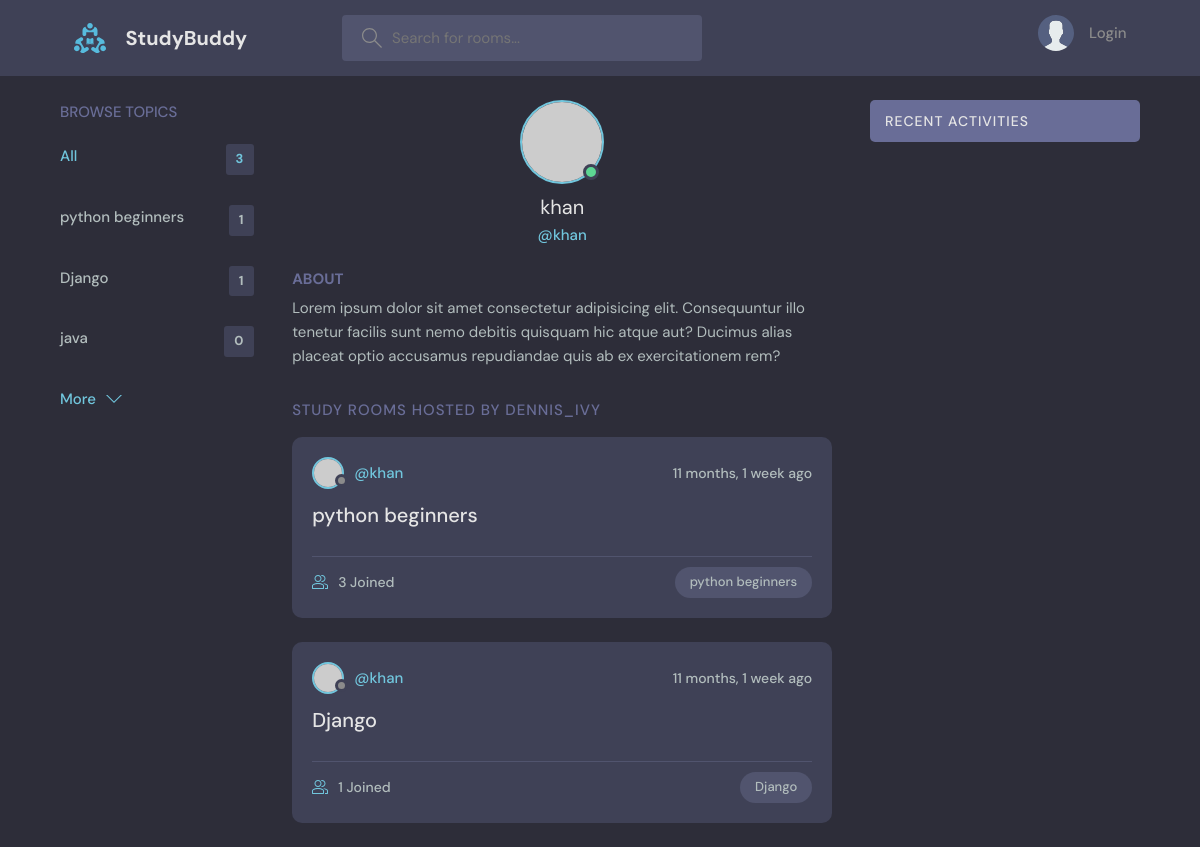
Page /profile/1/ on the committed database.
### base/models.py (models this page shows, shortened)
class Topic(models.Model):
    name=models.CharField(max_length=200)

class Room(models.Model):
    host=models.ForeignKey(User,on_delete=models.SET_NULL,null=True)
    topic=models.ForeignKey(Topic, on_delete=models.SET_NULL,null=True)
    name = models.CharField( max_length=200)
    description=models.TextField(null=True,blank=True)
    participants=models.ManyToManyField(User,related_name='participants',blank=True)
    updated=models.DateTimeField(auto_now=True)
    created=models.DateTimeField(auto_now_add=True)
    class Meta:
        ordering = ['-updated','-created']

### base/views.py (the view)
# urls.py: path("profile/<str:pk>/",views.userProfile,name="profile"),
def userProfile(request,pk):
    user=User.objects.get(id=pk)
    rooms=user.room_set.all() # type: ignore
    roomMessages =user.message_set.all().order_by('-created') # type: ignore
    topics= Topic.objects.all()
    context={'user':user,'rooms':rooms,'roomMessages':roomMessages,'topics':topics}
    return render(request,'base/profile.html',context)

### base/templates/base/profile.html (shortened to what this page needs)
 {% extends 'main.html' %}
 {% block content %}
 <main class="profile-page layout layout--3">
    <div class="container">
      {% include 'base/topics_component.html' %}
      <div class="roomList">
        <div class="profile">
          <div class="profile__avatar">
            <div class="avatar avatar--large active">
              <img src="https://randomuser.me/api/portraits/men/11.jpg" />
            </div>
          </div>
          <div class="profile__info">
            <h3>{{user.username}}</h3>
            <p>@{{user.username}}</p>
          </div>
          <div class="profile__about">
            <h3>About</h3>
            <p>
              Lorem ipsum dolor sit amet consectetur adipisicing elit. Consequuntur illo tenetur
              facilis sunt nemo debitis quisquam hic atque aut? Ducimus alias placeat optio
              accusamus repudiandae quis ab ex exercitationem rem?
            </p>
          </div>
        </div>
        <div class="roomList__header">
          <div>
            <h2>Study Rooms Hosted by dennis_ivy</a>
            </h2>
          </div>
        </div>
        {% include 'base/feed_component.html' %}
      </div>
      {% include 'base/activity_component.html' %}
    </div>
  </main>
  {% endblock content %}

### templates/main.html (shortened to what this page needs)
<!DOCTYPE html>
{% load static %}
<html lang="en">
  <head>
    <link rel="stylesheet" href="{% static 'styles/style.css' %}" />
  </head>
  <body>
    {% include 'navbar.html'  %}
{% block content %}
{% endblock  %}
  </body>
</html>

### templates/navbar.html (shortened to what this page needs)
{% load static %}
<header class="header header--loggedIn">
   <div class="container">
     <a href="{% url 'home' %}" class="header__logo">
       <img src="{% static 'images/logo.svg' %}" />
       <h1>StudyBuddy</h1>
     </a>
     <form class="header__search" method="GET" action="{% url 'home' %}">
       <label>
         <input name="q" placeholder="Search for rooms..." />
       </label>
     </form>
     <nav class="header__menu">
       {% if request.user.is_authenticated %}
       <div class="header__user">
         <a href="profile.html">
           <div class="avatar avatar--medium active">
             <img src="https://randomuser.me/api/portraits/men/37.jpg" />
           </div>
           <p>{{request.user.username}} <span>@{{request.user.username}}</span></p>
         </a>
         <button class="dropdown-button">
           <svg version="1.1" xmlns="http://www.w3.org/2000/svg" width="32" height="32" viewBox="0 0 32 32">
             <title>chevron-down</title>
             <path d="M16 21l-13-13h-3l16 16 16-16h-3l-13 13z"></path>
           </svg>
         </button>
       </div>
       {% else %}
       <a href="{% url 'login' %}">
         <img src="{% static 'images/avatar.svg' %}" />
         <p>Login</p>
       </a>
       {% endif %}
     </nav>
   </div>
 </header>

### base/templates/base/topics_component.html
<div class="topics">
    <div class="topics__header">
      <h2>Browse Topics</h2>
    </div>
    <ul class="topics__list">
      <li>
        <a href="{% url 'home' %}" class="active">All <span>{{topics.count}}</span></a>
      </li>
      {% for topic in topics %}
      <li>
        <a href="{% url 'home' %}?q={{topic.name}}">{{topic.name}} <span>{{topic.room_set.all.count}}</span></a>
      </li>
      {% endfor %}
    </ul>
    <a class="btn btn--link" href="{% url 'topics' %}">
      More
      <svg version="1.1" xmlns="http://www.w3.org/2000/svg" width="32" height="32" viewBox="0 0 32 32">
        <title>chevron-down</title>
        <path d="M16 21l-13-13h-3l16 16 16-16h-3l-13 13z"></path>
      </svg>
    </a>
  </div>

### base/templates/base/feed_component.html (shortened to what this page needs)
{% for room in rooms %}
    <div class="roomListRoom">
        <div class="roomListRoom__header">
        <a href="{% url 'profile' room.host.id %}" class="roomListRoom__author">
            <div class="avatar avatar--small">
            <img src="https://randomuser.me/api/portraits/women/11.jpg" />
            </div>
            <span>@{{room.host.username}}</span>
        </a>
        <div class="roomListRoom__actions">
            <span>{{room.created|timesince}} ago</span>
        </div>
        </div>
        <div class="roomListRoom__content">
        <a href="{% url 'room' room.id %}">{{room.name}}</a>
        </div>
        <div class="roomListRoom__meta">
        <a href="{% url 'profile' room.host.id %}" class="roomListRoom__joined">
            {{room.participants.all.count}} Joined
        </a>
        <p class="roomListRoom__topic">{{room.topic.name}}</p>
        </div>
    </div>
{% endfor %}

### base/templates/base/activity_component.html (shortened to what this page needs)
<div class="activities">
    <div class="activities__header">
      <h2>Recent Activities</h2>
    </div>
  </div>

### rows in the picture
Topic: name "python beginners", room_set.all.count "1"
Topic: name "Django", room_set.all.count "1"
Topic: name "java", room_set.all.count "0"
Room: host.username "khan", created "11 months, 1 week", name "python beginners", participants.all.count "3", topic.name "python beginners"
Room: host.username "khan", created "11 months, 1 week", name "Django", participants.all.count "1", topic.name "Django"

### other values in the picture
{{ topics.count }} "3"
{{ user.username }} "khan"
